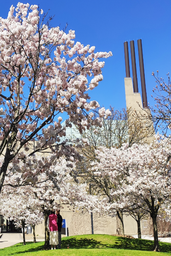
#> input picture cherry_blossom.png, 171 x 256 px, shrunk from 512 x 768 before the run
$ jupyter execute --allow-errors 'Image Denoiser.ipynb'
#> lines starting #> are read from the running program, lines starting #| are printed output that depends on the picture
# Image Denoising with RBF Regression and KMeans Clustering

This notebook is to discover the application of RBF Regression and Kmeans Clustering in image denoising. The input images are corrupted by salt-and-pepper noise. Then the clean pixels with be clustered by KMeans Clustering with spatial and colour features. The cluster centers and widths will then be used for RBF Regression to fill the corrupted pixels.

Start with the initial imports.

[cell 1]
from PIL import Image
import matplotlib.pyplot as plt
import numpy as np
import sklearn
from sklearn.cluster import KMeans
from kneed import KneeLocator
from scipy.spatial.distance import cdist

### RBF Regression

Then a class `RBFRegression` is defined with the following attributes:
- `centers`:
- `widths`:
- `K`:
- `parameters`:

And has the following functions:
- `rbf_2d`:
- `predict`:
- `fit_with_l2_regularization(self, train_X, train_Y, l2_coeff)`:

[cell 2]
class RBFRegression():
    # [95 lines left out: functions __init__, rbf_2d, predict, fit_with_l2_regularization, not called in this run]

### Load Image

[cell 3]
# Read the Image
image_name = './cherry_blossom.png'
img = Image.open(image_name)
#> img is the input picture: PIL image 171x256 RGB; mean R, G, B 134.6, 143.9, 156.1
img = img.resize((img.size[0] // 2, img.size[1] // 2))
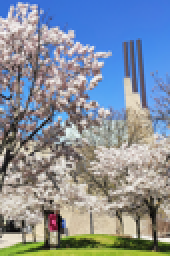
#> img: PIL image 85x128 RGB (shown 2 times larger); mean R, G, B 134.6, 143.9, 156.1
img = np.array(img) / 255
#> img: shape (128, 85, 3) float64
img = img.astype(np.float32)

### Salt-and-pepper noise

[cell 4]
pepper_rgb = np.array([0, 0, 0])
pepper_rgb = pepper_rgb.astype(np.float32) / 255
salt_rgb = np.array([255, 255, 255])
salt_rgb = salt_rgb.astype(np.float32) / 255

def add_salt_and_pepper_noise(image, salt_prob, pepper_prob):
#> called with salt_prob = 0.2, pepper_prob = 0.2
    noisy_image = np.copy(image)

    # Add salt noise
    salt_pixels = np.random.rand(*image.shape[:-1]) < salt_prob
    noisy_image[salt_pixels] = 1
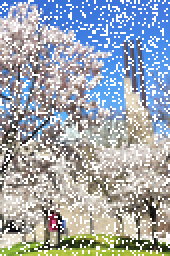
#> noisy_image: shape (128, 85, 3) float32 (shown 2 times larger); mean R, G, B 0.625, 0.654, 0.692

    # Add pepper noise
    pepper_pixels = np.random.rand(*image.shape[:-1]) < pepper_prob
    noisy_image[pepper_pixels] = 0
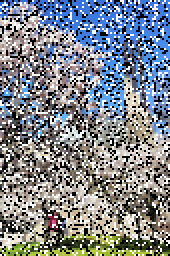
#> noisy_image: shape (128, 85, 3) float32 (shown 2 times larger); mean R, G, B 0.496, 0.519, 0.548

    return noisy_image

noisy_img = add_salt_and_pepper_noise(img, 0.2, 0.2)

[cell 5]
fig, axs = plt.subplots(1, 2, figsize=(10, 5), dpi=200)
axs[0].imshow(img)
axs[0].set_title('Original Image')
axs[1].imshow(noisy_img)
axs[1].set_title('Noisy Image')
axs[0].set_axis_off()
axs[1].set_axis_off()
plt.show()
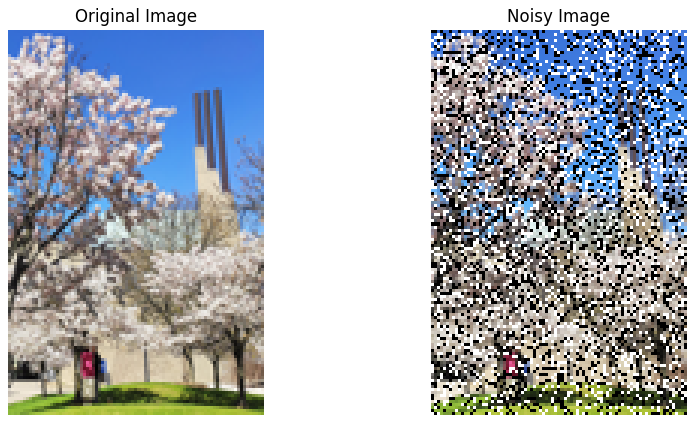
#> figure drawn by matplotlib, 2 panels

### Image denoising with KMeans Clustering on spatial features only

[cell 6]
def denoising_with_clustering(im, l2_coeff, max_K):
#> called with l2_coeff = 0.1, max_K = 30
    im_rec = im.copy() # reconstruction or denoised
    H, W = im.shape[:2]
#> H = 128; W = 85

    reshaped_img = im.reshape(-1, 3)
    coords = np.array([(i // W, i % W) for i in range(H * W)])

    # Find clean pixels
    salt_mask = np.all(reshaped_img == salt_rgb, axis=1)
    pepper_mask = np.all(reshaped_img == pepper_rgb, axis=1)
    clean_mask = ~(salt_mask | pepper_mask)
    fill_mask = (salt_mask | pepper_mask)

    # Coordinates of clean pixels
    clean_coords = coords[clean_mask]
#> clean_coords = 6855 pairs, first value 0 to 127, second value 0 to 84
    fill_coords = coords[fill_mask]
#> fill_coords = 4025 pairs, first value 0 to 127, second value 0 to 84

    if len(clean_coords) == 0:
        raise ValueError("No clean pixels found to cluster.")

    idx_data = clean_coords[:,0] * W + clean_coords[:,1]
#> idx_data = 6855 values from 2 to 10878
    idx_fill = fill_coords[:,0] * W + fill_coords[:,1]
#> idx_fill = 4025 values from 0 to 10879

    # Elbow method find optimal K
    wcss = []
    Ks = range(1, max_K + 1)
    for K in Ks:
        km = KMeans(n_clusters=K, n_init=10)
        km.fit(clean_coords) # Fit KMeans model with spatial features
        wcss.append(km.inertia_)
#> after the loop, wcss = 30 values, max 13570794.5 at index 0, min 409462.1 at index 29, mean 1744118.9

    # Find optimal K with KneeLocator
    kn = KneeLocator(Ks, wcss, curve='convex', direction='decreasing')
    optimal_K = kn.knee
    if optimal_K is None:
        optimal_K = 20  # fallback

    print(f"The optimal K value is: {optimal_K}")

    # Fit KMeans model to clean pixels with optimal K
    kmeans = KMeans(n_clusters=optimal_K, n_init=10)
    kmeans.fit(clean_coords)
    centers = kmeans.cluster_centers_
    num_centers = centers.shape[0]

    # Find widths by the distance of the nearest cluster's center
    dist_matrix = cdist(centers, centers)
    np.fill_diagonal(dist_matrix, np.inf)
    widths = np.min(dist_matrix, axis=1).reshape(-1,1)

    if optimal_K == 1:
        widths[:] = max(H, W) / 2.0

    # Construct one model for each color channel
    red_model = RBFRegression(centers=centers, widths=widths)
    green_model = RBFRegression(centers=centers, widths=widths)
    blue_model = RBFRegression(centers=centers, widths=widths)

    if (idx_fill.size>0):
        if(idx_data.size <= num_centers):
            pass
        else:
            # Reconstruct each colour layer using a separate RBF model

            # Red channel
            im_R = im[:,:,0]
            z_R = im_R.reshape(im_R.size, 1, order='C')
            z_R = z_R[idx_data]
            red_model.fit_with_l2_regularization(clean_coords, z_R, l2_coeff)

            # Green channel
            im_G = im[:,:,1]
            z_G = im_G.reshape(im_G.size, 1, order='C')
            z_G = z_G[idx_data]
            green_model.fit_with_l2_regularization(clean_coords, z_G, l2_coeff)

            # Blue channel
            im_B = im[:,:,2]
            z_B = im_B.reshape(im_B.size, 1, order='C')
            z_B = z_B[idx_data]
            blue_model.fit_with_l2_regularization(clean_coords, z_B, l2_coeff)

            # Reconstruct pixel values at fill-in locations
            fill_R = red_model.predict(fill_coords)
            fill_G = green_model.predict(fill_coords)
            fill_B = blue_model.predict(fill_coords)

            # Assemble reconstructed image
            im_rec[fill_coords[:,0], fill_coords[:,1], 0] = np.squeeze(np.asarray(fill_R)) # Red
            im_rec[fill_coords[:,0], fill_coords[:,1], 1] = np.squeeze(np.asarray(fill_G)) # Green
            im_rec[fill_coords[:,0], fill_coords[:,1], 2] = np.squeeze(np.asarray(fill_B)) # Blue
    else:
        pass
    im_rec = np.clip(im_rec, 0, 1)
    return im_rec

$ run again, with bridge.jpg saved as cherry_blossom.png
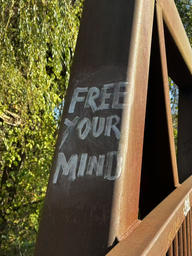
#> input picture bridge.jpg, 192 x 256 px, shrunk from 1280 x 1707 before the run
#> img is the input picture: PIL image 192x256 RGB; mean R, G, B 99, 89.3, 58.3
#> in add_salt_and_pepper_noise, `noisy_image[pepper_pixels] = 0`:
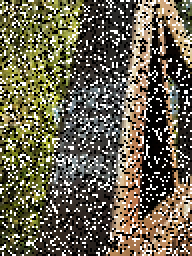
#> noisy_image: shape (128, 96, 3) float32 (shown 2 times larger); mean R, G, B 0.409, 0.385, 0.308
#> `plt.show()`:
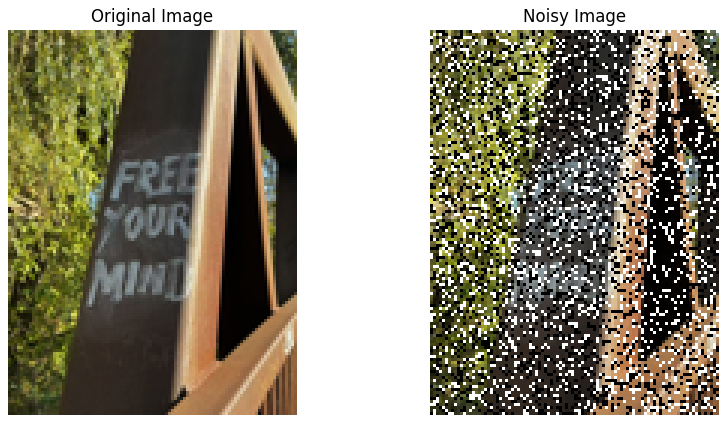
#> figure drawn by matplotlib, 2 panels
#> clean_coords = 7711 pairs, first value 0 to 127, second value 0 to 95
#> fill_coords = 4577 pairs, first value 0 to 127, second value 0 to 95
#> idx_data = 7711 values from 0 to 12287
#> idx_fill = 4577 values from 2 to 12285
#> after the loop in denoising_with_clustering, `for K in Ks:`: wcss = 30 values, max 16507088 at index 0, min 519876.3 at index 29, mean 2194323.3
